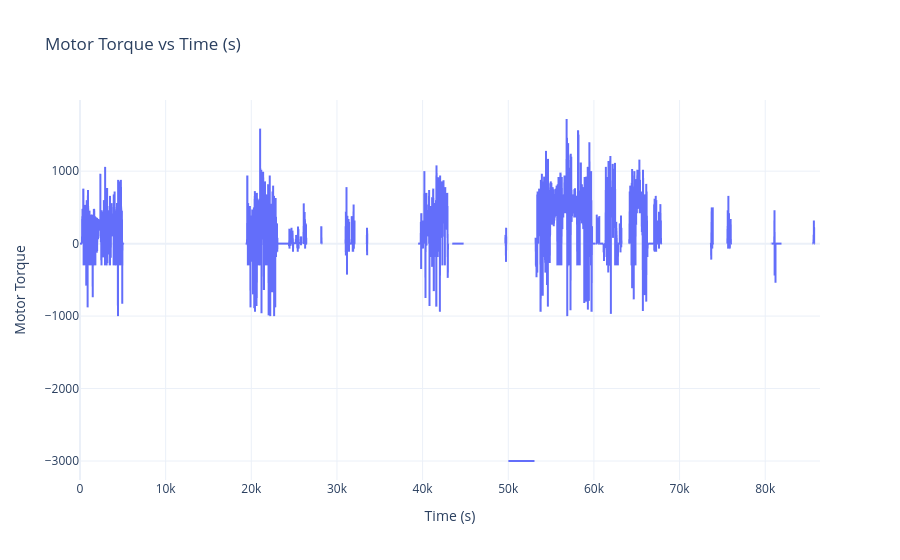

This figure's notebook cell:
### Code cell
import pandas as pd
import plotly.express as px

# --------------------------------------------------
# Load Excel File
# --------------------------------------------------
file_path = r"vehicle-data-report (4).xlsx"      # Change file name here

df = pd.read_excel(file_path)

# --------------------------------------------------
# Automatically detect Time column
# --------------------------------------------------
time_candidates = [c for c in df.columns if "time" in c.lower()]

if len(time_candidates) == 0:
    raise Exception("No Time column found!")

original_time_col = time_candidates[0]

print("\nTime column detected:", original_time_col)

# --------------------------------------------------
# Convert Time column to datetime
# --------------------------------------------------
df[original_time_col] = pd.to_datetime(df[original_time_col])

# --------------------------------------------------
# Sort data by Time (Oldest -> Newest)
# --------------------------------------------------
df = df.sort_values(by=original_time_col)

# Reset row numbers
df.reset_index(drop=True, inplace=True)

# --------------------------------------------------
# Calculate elapsed time in seconds
# --------------------------------------------------
df["Time (s)"] = (
    df[original_time_col] - df[original_time_col].iloc[0]
).dt.total_seconds()

# Use elapsed seconds as X-axis
time_col = "Time (s)"
# --------------------------------------------------
# Get all Y-axis signals
# --------------------------------------------------
signals = [
    c for c in df.columns
    if c not in [original_time_col, "Time (s)"]
]

while True:

    print("\nAvailable Signals")
    print("-"*40)

    for i, sig in enumerate(signals, start=1):
        print(f"{i}. {sig}")

    print("0. Exit")

    try:
        choice = int(input("\nChoose Signal Number : "))

        if choice == 0:
            break

        if choice < 1 or choice > len(signals):
            print("Invalid Selection")
            continue

        y_col = signals[choice-1]

        fig = px.line(
            df,
            x=time_col,
            y=y_col,
            title=f"{y_col} vs {time_col}",
            markers=False
        )

        fig.update_layout(
            xaxis_title=time_col,
            yaxis_title=y_col,
            hovermode="x unified",
            template="plotly_white"
        )

        fig.show()

    except Exception as e:
        print(e)

### Figure 1 — Plotly figure (JSON) as saved in the notebook; plotly's stock layout.template omitted (floating-point values rounded to 4 significant figures; data arrays with more than 128 entries replaced by an {"elided": "..."} marker saying what was removed)
{"data": [{"hovertemplate": "Time (s)=%{x}<br>Motor Torque=%{y}<extra></extra>", "legendgroup": "", "line": {"color": "#636efa", "dash": "solid"}, "marker": {"symbol": "circle"}, "mode": "lines", "name": "", "showlegend": false, "type": "scattergl", "x": {"elided": "8633 float values"}, "xaxis": "x", "y": {"elided": "8633 mixed values"}, "yaxis": "y"}], "layout": {"hovermode": "x unified", "legend": {"tracegroupgap": 0}, "title": {"text": "Motor Torque vs Time (s)"}, "xaxis": {"anchor": "y", "domain": [0, 1], "title": {"text": "Time (s)"}}, "yaxis": {"anchor": "x", "domain": [0, 1], "title": {"text": "Motor Torque"}}}}
